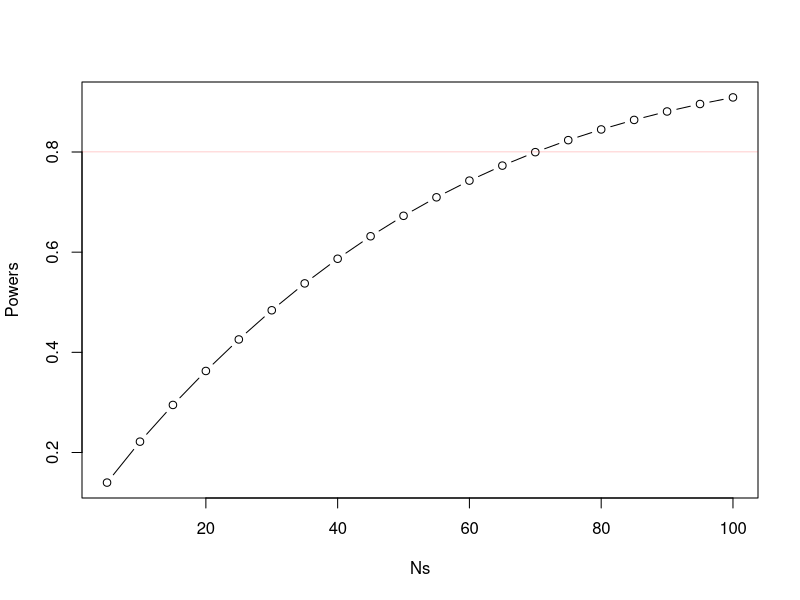
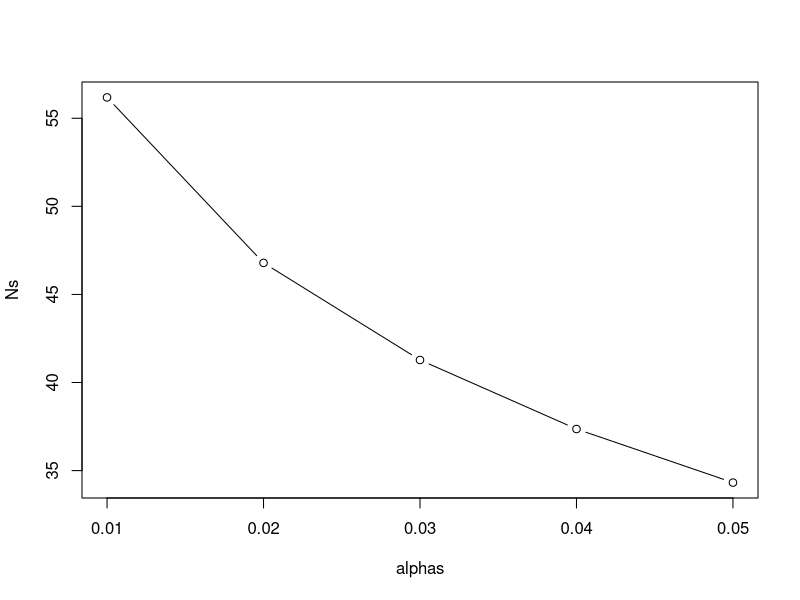
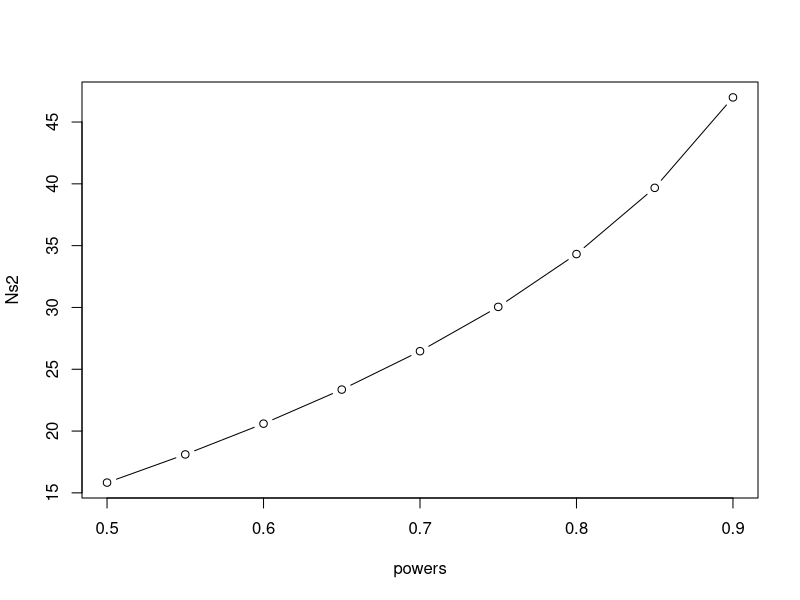

The R source for these figures, in order:
setwd("E:\\A大学\\大二下\\ADS2\\W18 Power and Sample Size")

### task1
# The assumption is the student is also normally distributed and sd = 10.
ans = {}
# H0: the height <= 175
# HA: the height > 175 (HA must be true)
for(i in 1:1e4){
  sample = rnorm(10, 178, 10)
  ans = c(ans, t.test(sample, mu = 175, alternative = "greater")$p.value)
}
# print(ans)
count = sum(ans < 0.05)
#ans > 0.05
#length(ans > 0.05)
#ans
# count
# HA is true: the height < 178
# count is where we accept H0
P0 = count / 1e4
P0
# P0 is the power

count2 = 0
for(i in 1:1e4){
  if(t.test(rnorm(50, 178, 10), mu = 175, alternative = "greater")$p.value < 0.05)
    count2 = count2 + 1
}
P2 = count2 / 1e4
P2

plot_x = seq(5, 100, 5)
plot_x
plot_y = {}
for(ns in plot_x){
  plot_y = c(plot_y,
            power.t.test(n = ns, delta = 178 - 175, sd = 10, sig.level = 0.05,
               type = "one.sample", alternative = "one.sided")$power)
}
plot_y
plot(x = plot_x, y = plot_y,
     #xlim = c(0, 100), ylim = c(0.0, 1.0),
     xlab = "Ns", ylab = "Powers",
     type = "b")
# type
# "p"：只绘制点（默认值）
# "l"：只绘制线条
# "b"：同时绘制点和线条
# "o"：在数据点上方绘制线条，并且绘制点
# "h"：绘制垂直线从点到x轴
# "s"：绘制阶梯图
abline(h = 0.8, col = "red", lwd = 0.2)
# lwd 线的宽度

###task2
# question 2.1 NOTE two groups
# H0: is not effective weight >= 130
# HA: is effective weight < 130
cnt = 0
for(i in 1:1e4){
  if(t.test(x = rnorm(10, 130 * 0.9, 30), 
            y = rnorm(10, 130, 30),
            alternative = "less")$p.value
     > 0.05) # do not reject H0, which means do not see an effect
    cnt = cnt + 1
}
Pr = cnt / 1e4
Pr # type2 error
power = 1 - Pr
power
# power < 80% is not good enough in industry

# question 2.2
# let type2 error < 0.2, so power >= 0.8
power.t.test(power = 0.8, delta = 130 * 0.1, sd = 30, sig.level = 0.05,
             type = "two.sample", alternative = "one.sided")
# confirm by checking n = 66 and n = 67
power.t.test(n = 66, delta = 130 * 0.1, sd = 30, sig.level = 0.05,
             type = "two.sample", alternative = "one.sided")
power.t.test(n = 67, delta = 130 * 0.1, sd = 30, sig.level = 0.05,
             type = "two.sample", alternative = "one.sided")
# need to recruit 67 * 2 = 134

# question 2.3
power.t.test(power = 0.8, delta = 130 * 0.1, sd = 30, sig.level = 0.05,
             type = "paired", alternative = "one.sided")
# need to recruit 35

# question 2.4
px = seq(0.01, 0.05, 0.01)
py = {}
for(alpha in px){
  py = c(py, power.t.test(power = 0.8, delta = 130 * 0.1, sd = 30,
                                  sig.level = alpha, type = "paired",
                                  alternative = "one.sided")$n)
}
plot(px, py, xlab = "alphas", ylab = "Ns", type = "b")

px2 = seq(0.5, 0.9, 0.05)
py2 = {}
for(pows in px2){
  py2 = c(py2, power.t.test(power = pows, delta = 130 * 0.1, sd = 30,
                                  sig.level = 0.05, type = "paired",
                                  alternative = "one.sided")$n)
}
plot(px2, py2, xlab = "powers", ylab = "Ns2", type = "b")